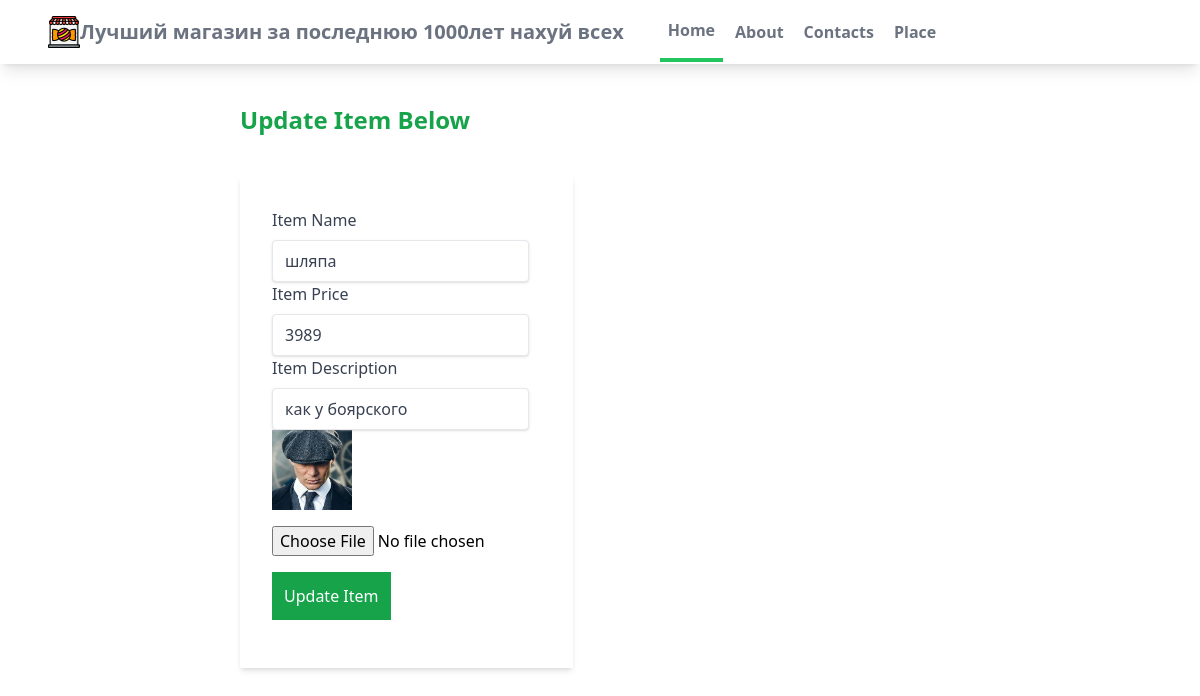
Page /myapp/updateitem/1/ on the earlier database version.
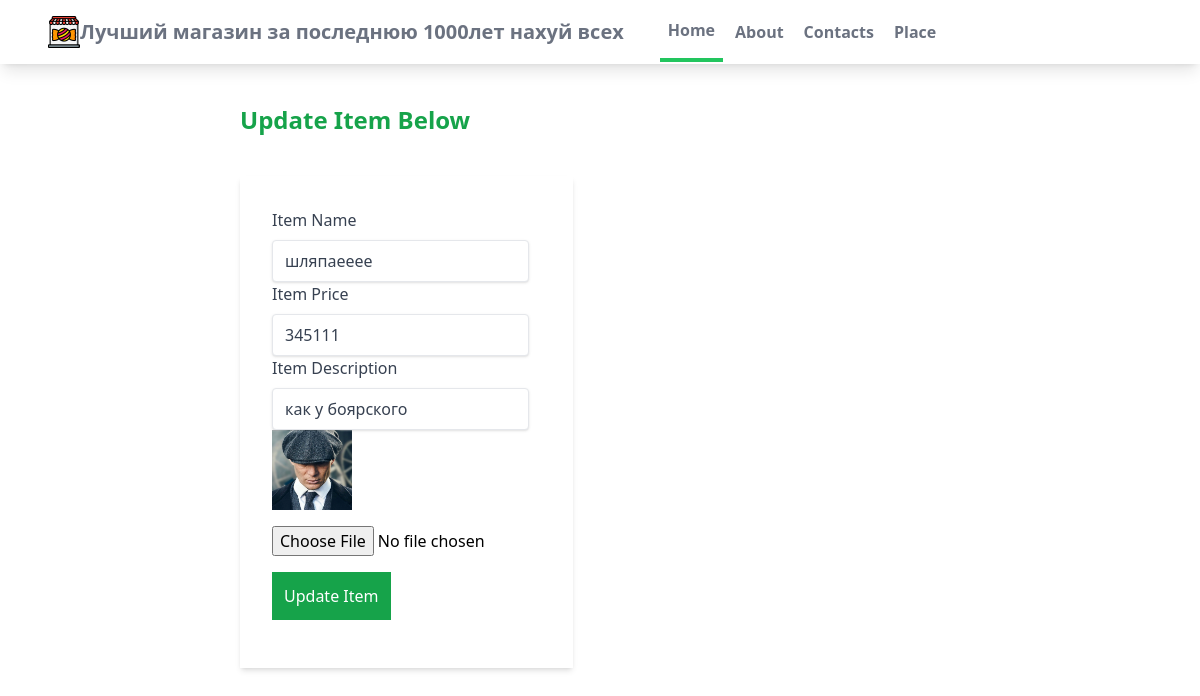
Same page on the later database version.
### myapp/models.py (models this page shows, shortened)
class Product(models.Model):
    name = models.CharField(max_length=100)
    price = models.IntegerField()
    description = models.CharField(max_length=200)
    image = models.ImageField(blank=True, upload_to='images')

### myapp/views.py (the view, shortened to what this page needs)
# urls.py: path('updateitem/<int:my_id>/', update_item, name="update_item"),
def update_item(request, my_id):
    item = Product.objects.get(id=my_id)
    context = {'item': item}
    return render(request, "myapp/updateitem.html", context)

### myapp/templates/myapp/updateitem.html (shortened to what this page needs)
{% extends 'myapp/base.html' %}
{% block content %}
<div class="ml-[200px]">
	<h1 class="text-2xl m-10 font-bold text-green-600">Update Item Below</h1>
	<form class="w-1/3 bg-white shadow-md m-10 px-8 py-8" enctype="multipart/form-data" method="post" >
			<div class="mb-4">
					<label class="block text-gray-700 text-md fond-bold mb-2" for="name">Item Name</label>
					<input class="shadow appearance-none border rounded py-2 px-3 mr-10 text-gray-700" value="{{ item.name }}" type="text" placeholder="Name..." name="name" id="name">
					<label class="block text-gray-700 text-md fond-bold mb-2" for="price">Item Price</label>
					<input class="shadow appearance-none border rounded py-2 px-3 mr-10 text-gray-700" value="{{ item.price }}" type="text" placeholder="Price..." name="price" id="price">
					<label class="block text-gray-700 text-md fond-bold mb-2" for="description">Item Description</label>
					<input class="shadow appearance-none border rounded py-2 px-3 mr-10 text-gray-700" value="{{ item.description }}" type="text" placeholder="Description..." name="description" id="description">
					<img class="w-20 h-20" src="{{ item.image.url }}">
					<input class="block mt-4" type="file" accept="image/*" name="upload" id="upload">
					<button class="block bg-green-600 text-white p-3 mt-4" type="submit" name="Add Item" value="Add Item">Update Item</button>
			</div>
    </form>
</div>
{% endblock content %}

Differences in the rows shown:
changed Product "как у боярского": name "шляпа" → "шляпаeeee"; price "3989" → "345111"
